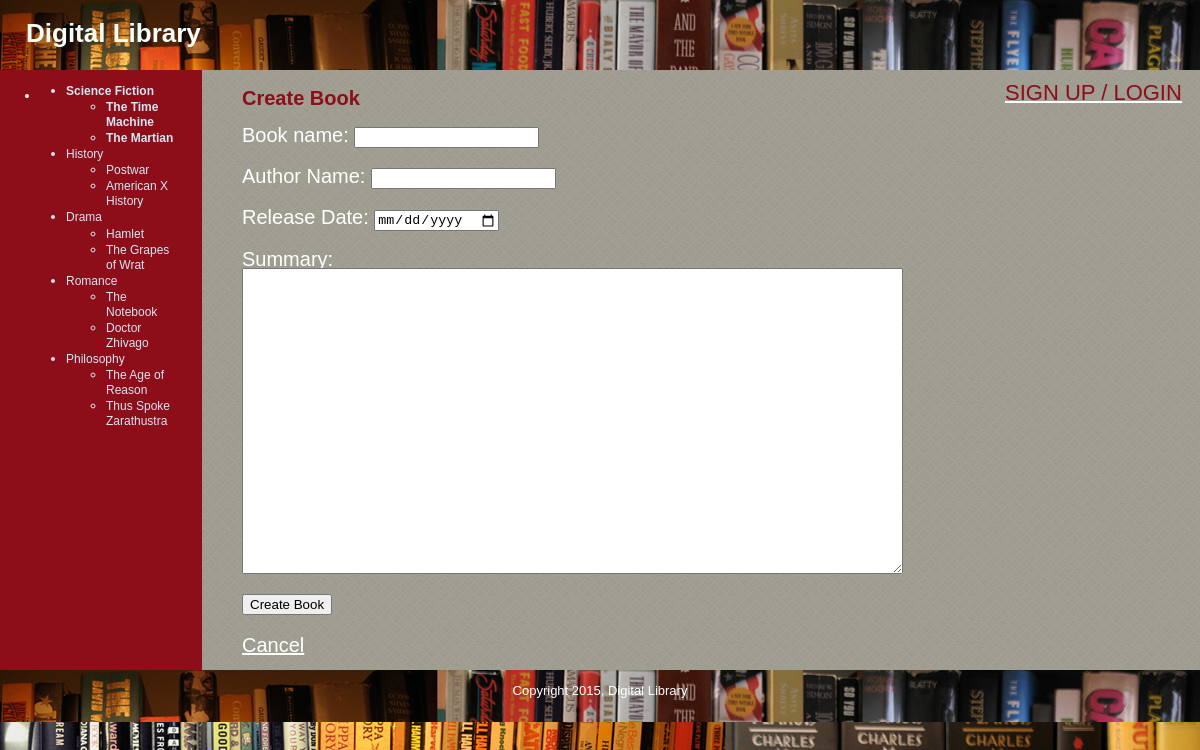
The page /digital_library_project/public/new_book.php?category=1 (signed in) on the database its author committed.
### tables this page shows
CREATE TABLE IF NOT EXISTS `yb_category` (
  `id` int(11) NOT NULL AUTO_INCREMENT,
  `category_name` varchar(255) DEFAULT NULL,
  `visible` int(11) DEFAULT NULL,
  `position` int(3) NOT NULL,
  PRIMARY KEY (`id`)
);

CREATE TABLE IF NOT EXISTS `yb_books` (
  `id` int(11) NOT NULL AUTO_INCREMENT,
  `category_id` int(11) NOT NULL,
  `category_name` varchar(255) NOT NULL,
  `author_name` varchar(255) DEFAULT NULL,
  `release_date` datetime DEFAULT CURRENT_TIMESTAMP,
  `visible` tinyint(4) NOT NULL,
  `content` text NOT NULL,
  `listing_id` int(11) DEFAULT NULL,
  `image_location` varchar(255) DEFAULT NULL,
  `date_created_on` datetime DEFAULT CURRENT_TIMESTAMP,
  `created_by` int(11) DEFAULT NULL,
  `modified_by` int(11) DEFAULT NULL,
  `date_modified_on` datetime DEFAULT CURRENT_TIMESTAMP,
  PRIMARY KEY (`id`)
);

### digital_library_project/public/new_book.php (the view, shortened to what this page needs)
<?php require_once("../includes/db_connection.php"); ?>
<?php require_once("../includes/functions.php"); ?>
<?php find_selected_book(); ?>
<?php include("../includes/layouts/header.php"); ?>
<div id="main">
  <div id="navigation">
    <?php echo navigation($current_category, $current_book); ?>
  </div>
  <div id="page">
    <h2>Create Book</h2>
    <form action="new_book.php?category=<?php echo urlencode($current_category["id"]); ?>" method="post">
      <p>Book name:
        <input type="text" name="category_name" value="" />
      </p>
       <p>Author Name:
        <input type="text" name="author_name" value="" />
      </p>
      <p>Release Date:
        <input type="date" name="release_date" value="" />
      </p>
      <p>Summary:<br />
        <textarea name="content" rows="20" cols="80"></textarea>
      </p>
      <input type="submit" name="submit" value="Create Book" />
    </form>
    <br />
    <a href="manage_content.php?category=<?php echo urlencode($current_category["id"]); ?>">Cancel</a>
  </div>
</div>
<?php include("../includes/layouts/footer.php"); ?>

### digital_library_project/includes/functions.php (shortened to what this page needs)
<?php
	function find_all_category($public=true) {
		global $connection;
		$query  = "SELECT * ";
		$query .= "FROM yb_category ";
		$query .= "ORDER BY position ASC";
		$category_set = mysqli_query($connection, $query);
		return $category_set;
	}
	function find_books_for_category($category_id, $public=true) {
		global $connection;
		$safe_category_id = mysqli_real_escape_string($connection, $category_id);
		$query  = "SELECT * ";
		$query .= "FROM yb_books ";
		$query .= "WHERE category_id = {$safe_category_id} ";
		$book_set = mysqli_query($connection, $query);
		return $book_set;
	}
	function find_category_by_id($category_id, $public=true) {
		global $connection;
		$safe_category_id = mysqli_real_escape_string($connection, $category_id);
		$query  = "SELECT * ";
		$query .= "FROM yb_category ";
		$query .= "WHERE id = {$safe_category_id} ";
		$query .= "LIMIT 1";
		$category_set = mysqli_query($connection, $query);
		if($category = mysqli_fetch_assoc($category_set)) {
			return $category;
		} else {
			return null;
		}
	}
	function find_selected_book($public=false) {
		if (isset($_GET["category"])) {
			$current_category = find_category_by_id($_GET["category"], $public);
			if ($current_category && $public) {
				$current_book = find_default_book_for_category($current_category["id"]);
			} else {
				$current_book = null;
			}
		} elseif (isset($_GET["book"])) {
			$current_category = null;
			$current_book = find_book_by_id($_GET["book"], $public);
		} else {
			$current_category = null;
			$current_book = null;
		}
	}
	function navigation($category_array, $book_array) {
		$output = "<ul class=\"category\">";
		$category_set = find_all_category(false);
		while($category = mysqli_fetch_assoc($category_set)) {
			$output .= "<li";
			if ($category_array && $category["id"] == $category_array["id"]) {
				$output .= " class=\"selected\"";
			}
			$output .= ">";
			$output .= "<a href=\"manage_content.php?category=";
			$output .= urlencode($category["id"]);
			$output .= "\">";
			$output .= htmlentities($category["category_name"]);
			$output .= "</a>";
			$book_set = find_books_for_category($category["id"], false);
			$output .= "<ul class=\"books\">";
			while($book = mysqli_fetch_assoc($book_set)) {
				$output .= "<li";
				$output .= ">";
				$output .= "<a href=\"manage_content.php?book=";
				$output .= urlencode($book["id"]);
				$output .= "\">";
				$output .= htmlentities($book["category_name"]);
				$output .= "</a></li>";
			}
			$output .= "</ul></li>";
		}
		$output .= "</ul>";
		return $output;
	}
?>

### digital_library_project/public/stylesheets/public.css (style rules this page uses)
html { height: 100%; width: 100%; }
body { width: 100%; height: 100%; margin: 0; padding: 0; border: 0; font-family: Verdana, Arial, Helvetica, sans-serif; font-size: 13px; line-height: 15px; background-image: url("../images/book.jpg"); color: mintcream; }
a { color: white; font-size: 20px; line-height: 134%; }
#main { height: 600px; width: 100%; margin: 0; padding: 0; background: #A09D91; background-image: url("../images/cross-lines.png"); }
#navigation { float: left; width: 150px; height: 100%; margin: 0; padding: 0 2em; color: #D4E6F4; background: #8D0D19; }
#navigation a { color: #D4E6F4; text-decoration: none; font-size: 12px; }
.selected { font-weight: bold; }
#page { float: left; height: 100%; padding-left: 2em; vertical-align: top; color: white; font-size: 20px; line-height: 85%; }
#page h2 { color: #8D0D19; margin-top: 1em; font-size: 20px; }

### rows shown on the page
yb_category: value "Science Fiction"
yb_books: value "The Time Machine"
yb_books: value "The Martian"
yb_category: value "History"
yb_books: value "Postwar"
yb_books: value "American X History"
yb_category: value "Drama"
yb_books: value "Hamlet"
yb_books: value "The Grapes of Wrat"
yb_category: value "Romance"
yb_books: value "The Notebook"
yb_books: value "Doctor Zhivago"
yb_category: value "Philosophy"
yb_books: value "The Age of Reason"
yb_books: value "Thus Spoke Zarathustra"
